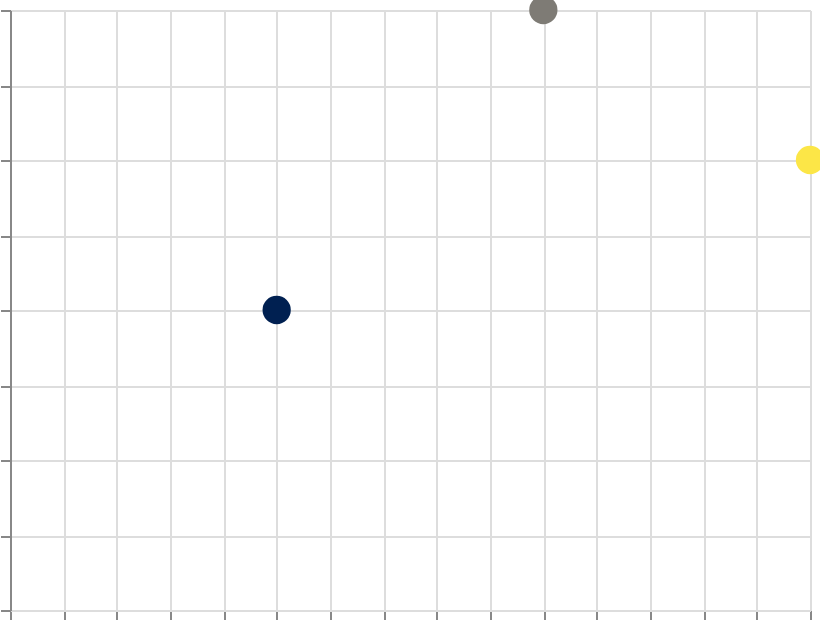

Specify this chart in Vega-Lite:
### Vega specification from a JSON file in a GitHub repository (floating-point values rounded to 4 significant figures)
{"$schema": "https://vega.github.io/schema/vega/v6.json", "width": 400, "height": 300, "padding": 5, "autosize": "none", "data": [{"name": "table", "values": [{"x": 1, "y": 2, "val": 10}, {"x": 2, "y": 4, "val": 50}, {"x": 3, "y": 3, "val": 90}]}], "scales": [{"name": "x", "type": "linear", "domain": {"data": "table", "field": "x"}, "range": "width", "nice": true}, {"name": "y", "type": "linear", "domain": {"data": "table", "field": "y"}, "range": [{"signal": "height"}, 0], "nice": true}, {"name": "color", "type": "sequential", "domain": {"data": "table", "field": "val"}, "scheme": "cividis"}], "marks": [{"type": "symbol", "from": {"data": "table"}, "encode": {"update": {"x": {"scale": "x", "field": "x"}, "y": {"scale": "y", "field": "y"}, "size": {"value": 200}, "fill": {"scale": "color", "field": "val"}}}}], "axes": [{"scale": "x", "orient": "bottom", "grid": true, "labels": false}, {"scale": "y", "orient": "left", "grid": true, "labels": false}], "legends": [{"fill": "color", "title": "Index"}]}
